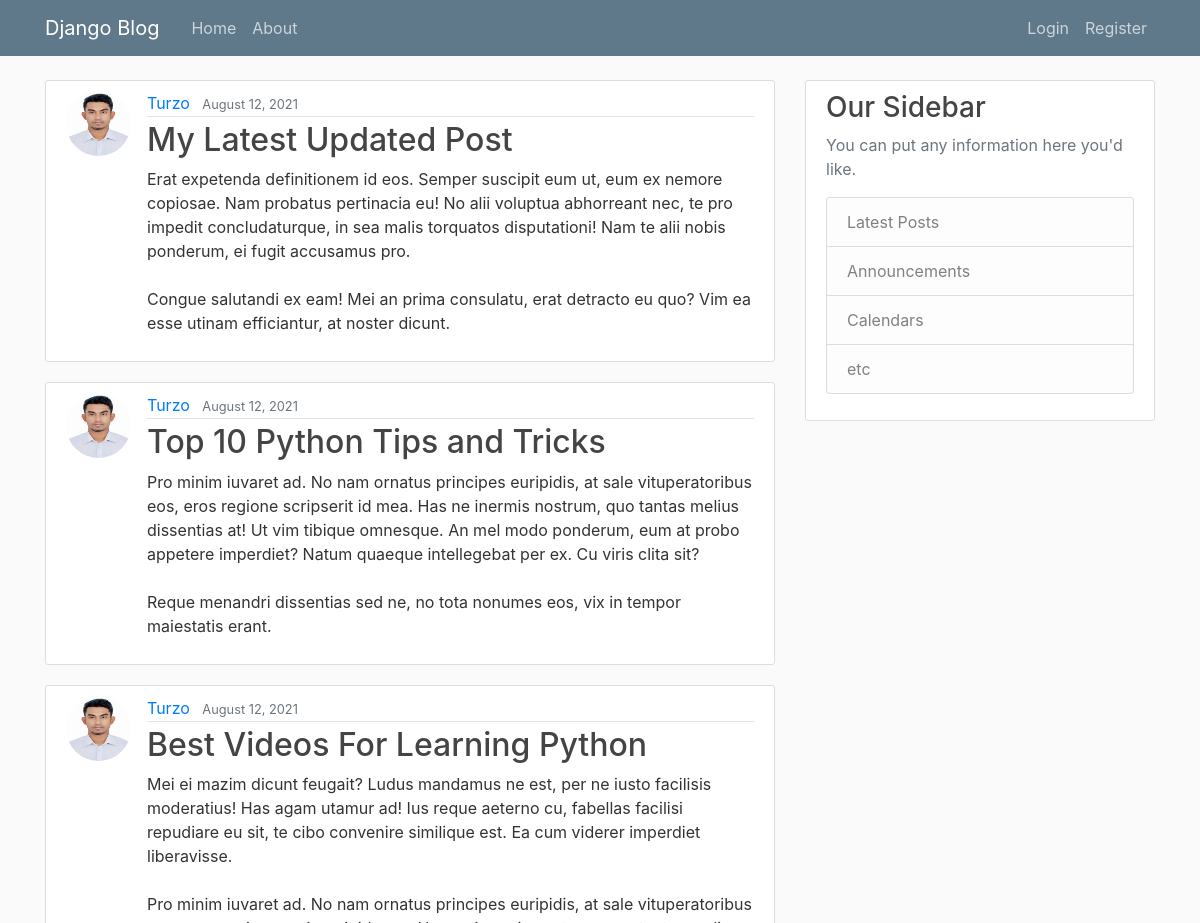
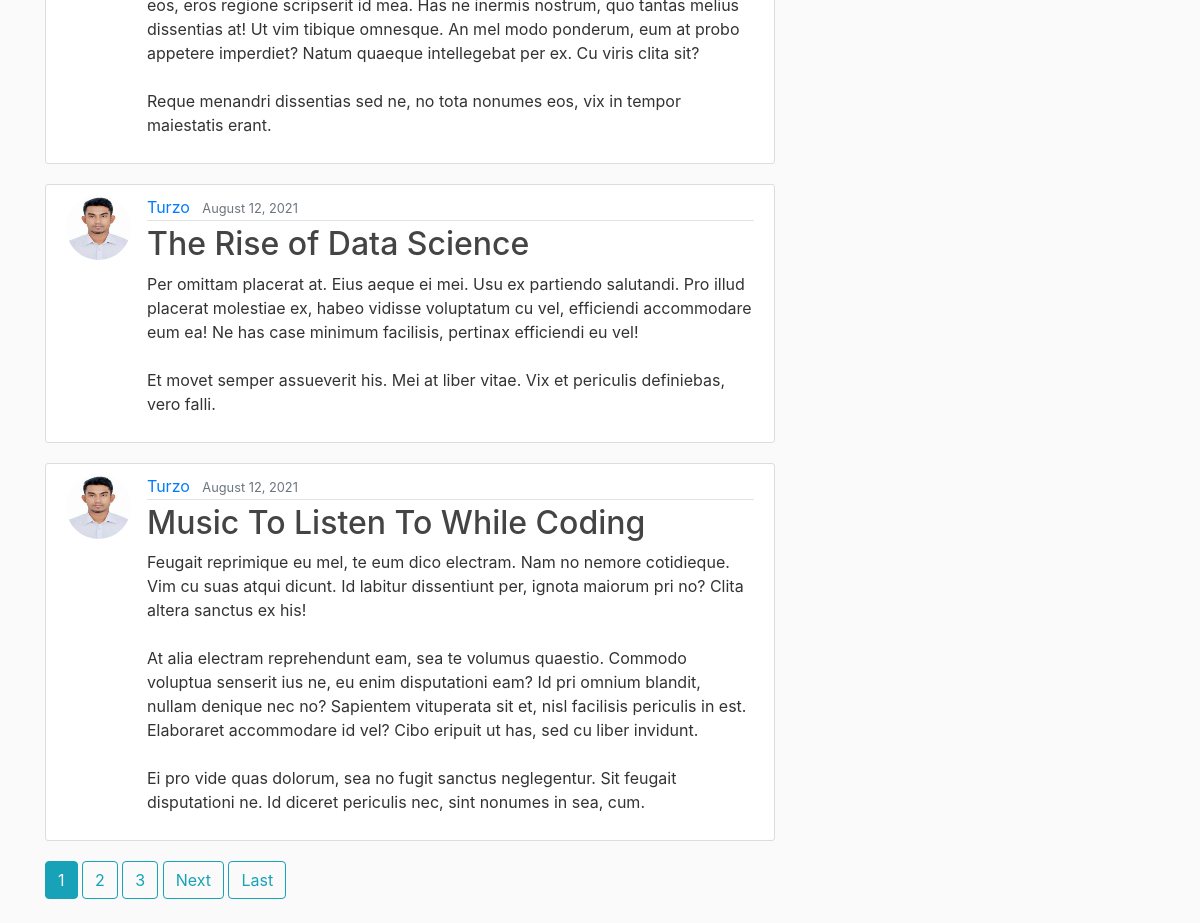
The page / on the database its author committed (2 pictures, top to bottom).
### blog/models.py (models this page shows, shortened)
class Post(models.Model):
    title = models.CharField(max_length=100)
    content = models.TextField()
    date_posted = models.DateTimeField(default=timezone.now)
    author = models.ForeignKey(User, on_delete=models.CASCADE)

### users/models.py (models this page shows, shortened)
class Profile(models.Model):
    user = models.OneToOneField(User, on_delete=models.CASCADE)
    image = models.ImageField(default='default.jpg', upload_to='profile_pics')

### blog/views.py (the view)
# urls.py: path('', PostListView.as_view(), name='blog-home'),
class PostListView(ListView):
    model = Post
    template_name = 'blog/home.html'  # <app>/<model>_<viewtype>.html
    context_object_name = 'posts'
    ordering = ['-date_posted']
    paginate_by = 5

### blog/templates/blog/home.html (shortened to what this page needs)
{% extends "layouts/base.html" %}
{% block content %}
    {% for post in posts %}
        <article class="media content-section">
            <img class="rounded-circle article-img" src="{{ post.author.profile.image.url }}"">
            <div class="media-body">
            <div class="article-metadata">
                <a class="mr-2" href="{% url 'user-posts' post.author.username %}">{{ post.author }}</a>
                <small class="text-muted">{{ post.date_posted|date:"F d, Y" }}</small>
            </div>
            <h2><a class="article-title" href="{% url 'post-detail' post.id %}">{{ post.title }}</a></h2>
            <p class="article-content">{{ post.content }}</p>
            </div>
        </article>
    {% endfor %}
    {% if is_paginated %}
        {% for num in page_obj.paginator.page_range %}
            {% if page_obj.number == num %}
              <a class="btn btn-info mb-4" href="?page={{ num }}">{{ num }}</a>
            {% elif num > page_obj.number|add:'-3' and num < page_obj.number|add:'3' %}
              <a class="btn btn-outline-info mb-4" href="?page={{ num }}">{{ num }}</a>
            {% endif %}
        {% endfor %}
        {% if page_obj.has_next %}
            <a class="btn btn-outline-info mb-4" href="?page={{ page_obj.next_page_number }}">Next</a>
            <a class="btn btn-outline-info mb-4" href="?page={{ page_obj.paginator.num_pages }}">Last</a>
        {% endif %}
    {% endif %}
{% endblock content %}

### blog/static/main.css (style rules this page uses)
body { background: #fafafa; color: #333333; margin-top: 5rem; }
h1, h2, h3, h4, h5, h6 { color: #444444; }
.content-section { background: #ffffff; padding: 10px 20px; border: 1px solid #dddddd; border-radius: 3px; margin-bottom: 20px; }
.article-title { color: #444444; }
.article-content { white-space: pre-line; }
.article-img { height: 65px; width: 65px; margin-right: 16px; }
.article-metadata { padding-bottom: 1px; margin-bottom: 4px; border-bottom: 1px solid #e3e3e3 }

### rows shown on the page
Post: author.profile.image (picture), author "Turzo", date_posted "August 12, 2021", title "My Latest Updated Post", content "Erat expetenda definitionem id eos. Semper suscipit eum ut, eum ex nemore copiosae. Nam probatus pertinacia eu! No alii voluptua abhorreant nec, te pro impedit concludaturque, in sea malis torquatos disputationi! Nam te alii nobis ponderum, ei fugit accusamus pro. Congue salutandi ex eam! Mei an prima consulatu, erat detracto eu quo? Vim ea esse utinam efficiantur, at noster dicunt."
Post: author.profile.image (picture), author "Turzo", date_posted "August 12, 2021", title "Top 10 Python Tips and Tricks", content "Pro minim iuvaret ad. No nam ornatus principes euripidis, at sale vituperatoribus eos, eros regione scripserit id mea. Has ne inermis nostrum, quo tantas melius dissentias at! Ut vim tibique omnesque. An mel modo ponderum, eum at probo appetere imperdiet? Natum quaeque intellegebat per ex. Cu viris clita sit? Reque menandri dissentias sed ne, no tota nonumes eos, vix in tempor maiestatis erant."
Post: author.profile.image (picture), author "Turzo", date_posted "August 12, 2021", title "Best Videos For Learning Python", content "Mei ei mazim dicunt feugait? Ludus mandamus ne est, per ne iusto facilisis moderatius! Has agam utamur ad! Ius reque aeterno cu, fabellas facilisi repudiare eu sit, te cibo convenire similique est. Ea cum viderer imperdiet liberavisse. Pro minim iuvaret ad. No nam ornatus principes euripidis, at sale vituperatoribus eos, eros regione scripserit id mea. Has ne inermis nostrum, quo tantas melius dissentias at! Ut vim tibique omnesque. An mel modo ponderum, eum at probo appetere imperdiet? Natum quaeque intellegebat per ex. Cu viris clita sit? Reque menandri dissentias sed ne, no tota nonumes eos, vix in tempor maiestatis erant."
Post: author.profile.image (picture), author "Turzo", date_posted "August 12, 2021", title "The Rise of Data Science", content "Per omittam placerat at. Eius aeque ei mei. Usu ex partiendo salutandi. Pro illud placerat molestiae ex, habeo vidisse voluptatum cu vel, efficiendi accommodare eum ea! Ne has case minimum facilisis, pertinax efficiendi eu vel! Et movet semper assueverit his. Mei at liber vitae. Vix et periculis definiebas, vero falli."
Post: author.profile.image (picture), author "Turzo", date_posted "August 12, 2021", title "Music To Listen To While Coding", content "Feugait reprimique eu mel, te eum dico electram. Nam no nemore cotidieque. Vim cu suas atqui dicunt. Id labitur dissentiunt per, ignota maiorum pri no? Clita altera sanctus ex his! At alia electram reprehendunt eam, sea te volumus quaestio. Commodo voluptua senserit ius ne, eu enim disputationi eam? Id pri omnium blandit, nullam denique nec no? Sapientem vituperata sit et, nisl facilisis periculis in est. Elaboraret accommodare id vel? Cibo eripuit ut has, sed cu liber invidunt. Ei pro vide quas dolorum, sea no fugit sanctus neglegentur. Sit feugait disputationi ne. Id diceret periculis nec, sint nonumes in sea, cum."

### other values the page prints
{{ num }} "1"
{{ num }} "2" "3"
